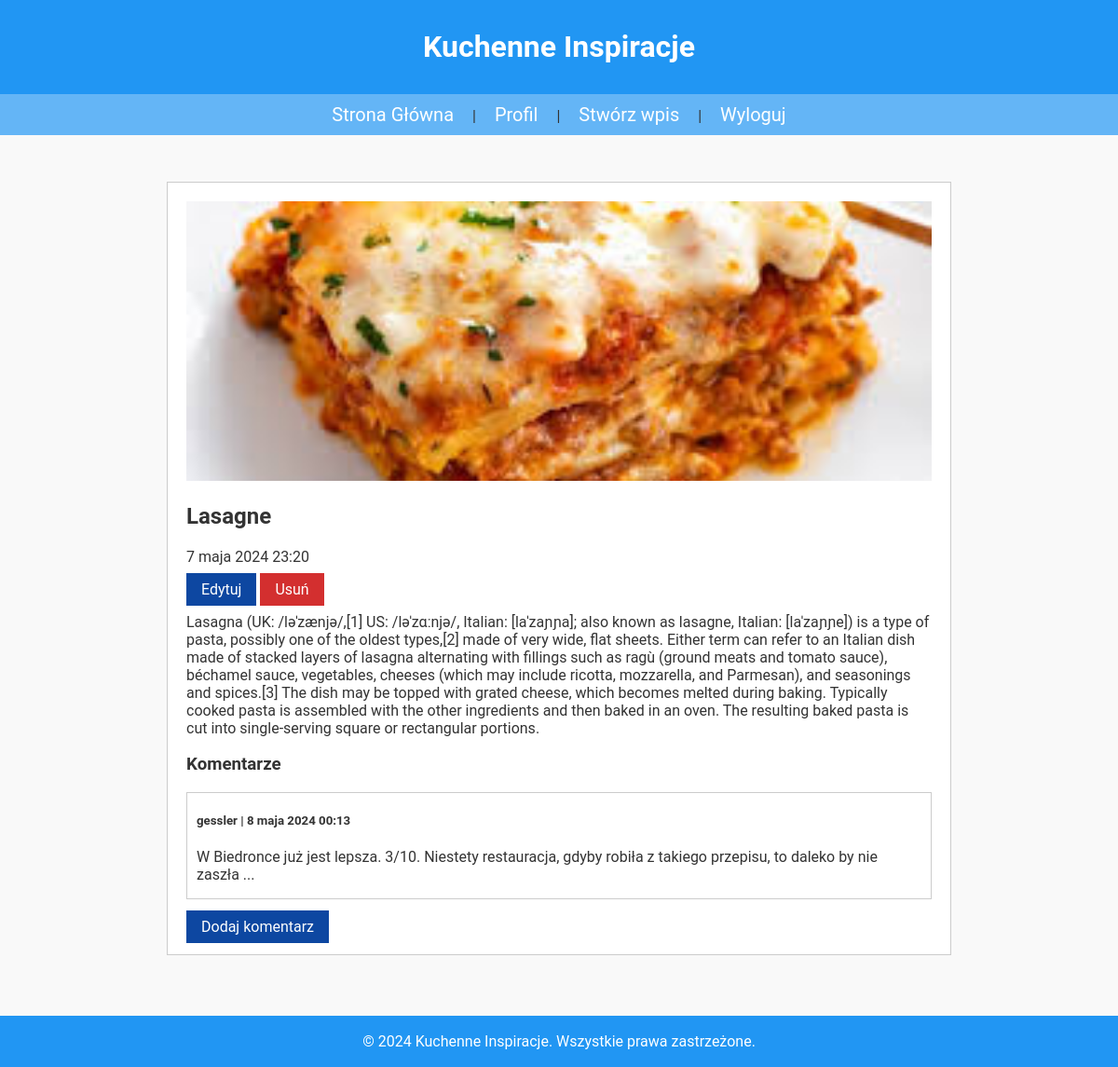
The app's page /post/4/ (signed in) with its own data.
### blog/models.py (models this page shows, shortened)
class Post(models.Model):
    title = models.CharField(max_length=200, verbose_name=_('Tytuł'))
    author = models.ForeignKey(User, on_delete=models.CASCADE, verbose_name=_('Autor'))
    content = models.TextField(verbose_name=_('Treść'))
    published_date = models.DateTimeField(auto_now_add=True, verbose_name=_('Data publikacji'))
    image = models.ImageField(upload_to='posts/', blank=True, null=True, verbose_name=_('Obraz'))
    class Meta:
        verbose_name = _('wpis')
        verbose_name_plural = _('wpisy')

class Comment(models.Model):
    post = models.ForeignKey(Post, on_delete=models.CASCADE, related_name='comments', verbose_name=_('Wpis'))
    author = models.ForeignKey(User, on_delete=models.CASCADE, verbose_name=_('Autor'))
    content = models.TextField(verbose_name=_('Treść'))
    created_date = models.DateTimeField(auto_now_add=True, verbose_name=_('Data utworzenia'))
    class Meta:
        verbose_name = _('komentarz')
        verbose_name_plural = _('komentarze')

### blog/views.py (the view)
# urls.py: path('post/<int:post_id>/', views.post_detail, name='post_detail'),  # Szczegóły posta
@login_required
def post_detail(request, post_id):
    post = get_object_or_404(Post, pk=post_id)
    comments = post.comments.all()
    return render(request, 'blog/post_detail.html', {'post': post, 'comments': comments})

### blog/templates/blog/post_detail.html
{% extends 'blog/base.html' %}
{% block content %}
<div id="details">
  {% if post.image %}
    <img src="{{ post.image.url }}" alt="{{ post.title }}">
  {% else %}
    <img src="/media/posts/default-picture.webp" alt="Brak obrazka">
  {% endif %}
  <h1>{{ post.title }}</h1>
  <p>{{ post.published_date }}</p>
  {% if request.user == post.author %}
    <a id="edit-post-btn" href="{% url 'edit_post' post.id %}">Edytuj</a>
    <a id="delete-post-btn" href="{% url 'delete_post' post.id %}" onclick="return confirm('Czy na pewno chcesz usunąć wybrany wpis?');">Usuń</a>
  {% endif %}
  <p>{{ post.content|linebreaksbr }}</p>
  <h3>Komentarze</h3>
  {% for comment in comments %}
    <div class="comment">
      <h5>{{ comment.author.username }} | {{ comment.created_date }}</h5>
      <p>{{ comment.content }}</p>
    </div>
  {% endfor %}
  <div id="add-comment-wrapper">
    <a id="add-comment-btn" href="{% url 'add_comment' post.id %}">Dodaj komentarz</a>
  </div>
</div>
{% endblock %}

### static/css/styles.css (style rules this page uses)
body { font-family: 'Roboto', sans-serif; background-color: #f9f9f9; margin: 0; padding: 0; color: #333; display: flex; flex-direction: column; min-height: 100vh; align-items: center; }
#details { max-width: 800px; margin: 20px auto; padding: 20px; border: 1px solid #ccc; background: white; }
#edit-post-btn { background-color: #0d47a1; color: white; padding: 8px 16px; margin: 10px 0; border: none; cursor: pointer; text-decoration: none; }
#delete-post-btn { background-color: #d32f2f; color: white; padding: 8px 16px; margin: 10px 0; border: none; cursor: pointer; text-decoration: none; }
#add-comment-wrapper { padding-top: 10px; }
#add-comment-btn { background-color: #0d47a1; color: white; padding: 8px 16px; border: none; cursor: pointer; text-decoration: none; }
.comment { margin: 10px 0; padding: 0 10px; border: 1px solid #ccc; background: white; }
#details img { width: 100%; height: 300px; object-fit: cover; }

### records on screen
Post: image (picture), title "Lasagne", published_date "7 maja 2024 23:20", content "Lasagna (UK: /ləˈzænjə/,[1] US: /ləˈzɑːnjə/, Italian: [laˈzaɲɲa]; also known as lasagne, Italian: [laˈzaɲɲe]) is a type of pasta, possibly one of the oldest types,[2] made of very wide, flat sheets. Either term can refer to an Italian dish made of stacked layers of lasagna alternating with fillings such as ragù (ground meats and tomato sauce), béchamel sauce, vegetables, cheeses (which may include ricotta, mozzarella, and Parmesan), and seasonings and spices.[3] The dish may be topped with grated cheese, which becomes melted during baking. Typically cooked pasta is assembled with the other ingredients and then baked in an oven. The resulting baked pasta is cut into single-serving square or…"
Comment: author.username "gessler", created_date "8 maja 2024 00:13", content "W Biedronce już jest lepsza. 3/10. Niestety restauracja, gdyby robiła z takiego przepisu, to daleko by nie zaszła ..."
